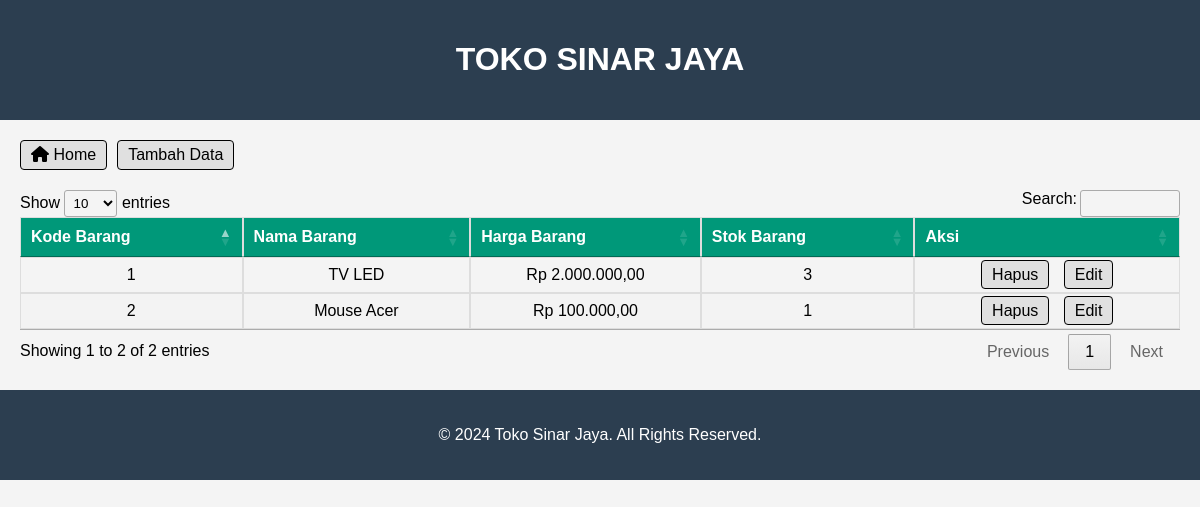
Screenshot of /barang.php with the database file from the repository.
### tables this page shows
CREATE TABLE `barang` (
  `kd_barang` int(11) NOT NULL,
  `namabrg` varchar(100) NOT NULL,
  `hargabrg` int(11) NOT NULL,
  `stokbrg` int(11) NOT NULL
);

### barang.php (the view, shortened to what this page needs)
<?php
include 'koneksi.php';
function rupiah($angka){
    $hasil_rp= "Rp " . number_format($angka,2,',','.');
    return $hasil_rp;
}
?>
<!DOCTYPE html>
<html lang="en">
<head>
    <link rel="stylesheet" href="style.css">
    <link rel="stylesheet" href="https://cdn.datatables.net/1.13.6/css/jquery.dataTables.min.css">
    <link rel="stylesheet" href="https://cdnjs.cloudflare.com/ajax/libs/font-awesome/6.4.0/css/all.min.css" />
</head>
<body>
    <header>
        <h1>TOKO SINAR JAYA</h1>
    </header>
    <main>
        <div class="button-container">
            <div class="button">
                <a href="index.php" class="btn-home"><i class="fa fa-home"></i> Home</a>
                <a href="tambah.php" class="btn-1">Tambah Data</a>
            </div>
        </div>
        <table id="brg">
            <thead>
                <tr>
                    <th>Kode Barang</th>
                    <th>Nama Barang</th>
                    <th>Harga Barang</th>
                    <th>Stok Barang</th>
                    <th>Aksi</th>
                </tr>
            </thead>
            <tbody>
                <?php
                    $select = mysqli_query($conn, "SELECT * FROM barang");
                    while($data = mysqli_fetch_array($select)){
                ?>
                <tr>
                    <td><?php echo $data['kd_barang'] ?></td>
                    <td><?php echo $data['namabrg'] ?></td>
                    <td><?php echo rupiah($data['hargabrg']) ?></td>
                    <td><?php echo $data['stokbrg'] ?></td>
                    <td class="text-center">
                        <a href="hapus.php?kd_barang=<?php echo $data['kd_barang']?>" class="btn-2">Hapus</a>
                        <a href="edit.php?kd_barang=<?php echo $data['kd_barang'] ?>" class="btn-2">Edit</a>
                    </td>
                </tr>
                <?php } ?>
            </tbody>
        </table>
    </main>
    <footer>
        <p>&copy; 2024 Toko Sinar Jaya. All Rights Reserved.</p>
    </footer>
</body>
</html>

### style.css (style rules this page uses)
header { text-align: center; }

### barang.php (style rules this page uses)
body { font-family: Arial, sans-serif; background-color: #f4f4f4; margin: 0; padding: 0; }
header, footer { background-color: #2c3e50; color: #fff; padding: 20px 0; text-align: center; }
main { padding: 20px; }
.button-container { display: flex; justify-content: space-between; margin-bottom: 20px; }
.button { display: flex; gap: 10px; }
.btn-1, .btn-2, .btn-home { border: 1px solid #000; padding: 5px 10px; text-decoration: none; color: black; background-color: #e0e0e0; border-radius: 4px; }
.btn-2 { margin: 0 5px; }
table { width: 100%; border-collapse: collapse; margin: 20px 0; font-size: 16px; min-width: 400px; }
table thead tr { background-color: #009879; color: #ffffff; text-align: left; font-weight: bold; }
table th, table td { padding: 12px 15px; border: 1px solid #ddd; text-align: center; }
table tbody tr { border-bottom: 1px solid #dddddd; }
table tbody tr:nth-of-type(even) { background-color: #f3f3f3; }
table tbody tr:last-of-type { border-bottom: 2px solid #009879; }

### rows the page displays
barang: kd_barang "1", namabrg "TV LED", hargabrg "Rp 2.000.000,00", stokbrg "3"
barang: kd_barang "2", namabrg "Mouse Acer", hargabrg "Rp 100.000,00", stokbrg "1"
